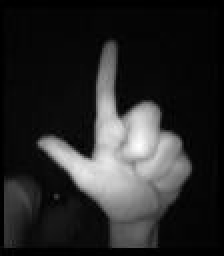
#> input picture raw/L-1616.jpeg, 112 x 128 px, found by its file name (shown 2 times larger)
$ jupyter execute --allow-errors removebackground_scrapped.ipynb
#> lines starting #> are read from the running program, lines starting #| are printed output that depends on the picture; after the words box and inside, x2 and y2 are one past the last pixel; in counts of white or black regions, pixels touching at a corner belong together
#> (a cell that did not finish here is left out)

[cell 2]
import cv2
import cvzone
import numpy as np

#> (a cell that did not finish here is left out)

[cell 4]
croppedHandPhotosFolder = "leapCropped"
fileName = "L-1616.jpeg"
# fileName = "B-2000.jpeg"
readPath = f"train/{croppedHandPhotosFolder}/{fileName}"
img = cv2.imread(readPath)
#> img is the input picture: shape (128, 112, 3); min 0, max 255, mean 40.9

[cell 5]
gray = cv2.cvtColor(img, cv2.COLOR_BGR2GRAY)

[cell 6]
# [28 lines left out: function bgremove1, not called in this run]

def bgremove2(myimage):
    # First Convert to Grayscale
    myimage_grey = cv2.cvtColor(myimage, cv2.COLOR_BGR2GRAY)

    ret,baseline = cv2.threshold(myimage_grey,200,255,cv2.THRESH_TRUNC)

    ret,background = cv2.threshold(baseline,200,255,cv2.THRESH_BINARY)
#> background: shape (128, 112); every value is 0

    ret,foreground = cv2.threshold(baseline,170,255,cv2.THRESH_BINARY_INV)
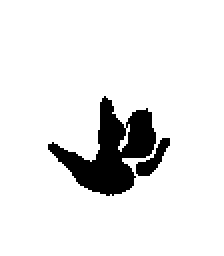
#> foreground: shape (128, 112) (shown 2 times larger); 91% white; 2 black regions, box (x1, y1, x2, y2) and area: (24, 48, 78, 98) 1169, (68, 69, 85, 88) 128

    foreground = cv2.bitwise_and(myimage,myimage, mask=foreground)  # Update foreground with bitwise_and to extract real foreground
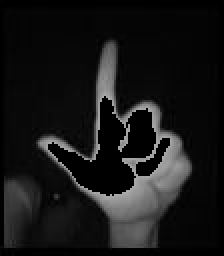
#> foreground: shape (128, 112, 3) (shown 2 times larger); min 0, max 170, mean 22.8

    # Convert black and white back into 3 channel greyscale
    background = cv2.cvtColor(background, cv2.COLOR_GRAY2BGR)
#> background: shape (128, 112, 3); every value is 0

    # Combine the background and foreground to obtain our final image
    finalimage = background+foreground
    return finalimage

# [21 lines left out: function bgremove3, not called in this run]

[cell 7]
im = bgremove2(img)
from matplotlib import pyplot as plt
plt.imshow(cv2.cvtColor(im, cv2.COLOR_BGR2RGB))
plt.show()

[cell 8]
import cv2
import numpy as np

hh, ww = img.shape[:2]
#> hh = 128; ww = 112

# threshold on white
# Define lower and uppper limits
lower = np.array([75 for i in range(3)])
upper = np.array([255, 255, 255])

# Create mask to only select black
thresh = cv2.inRange(img, lower, upper)
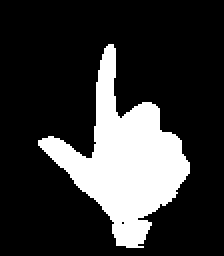
#> thresh: shape (128, 112) (shown 2 times larger); 21.1% white; 1 white region, box (x1, y1, x2, y2) and area: (19, 22, 95, 124) 3032

# apply morphology
kernel = cv2.getStructuringElement(cv2.MORPH_ELLIPSE, (20,20))
morph = cv2.morphologyEx(thresh, cv2.MORPH_CLOSE, kernel)
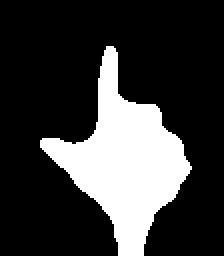
#> morph: shape (128, 112) (shown 2 times larger); 22.8% white; 1 white region, box (x1, y1, x2, y2) and area: (20, 23, 96, 128) 3272

# invert morp image
mask = 255 - morph

# apply mask to image
result = cv2.bitwise_and(img, img, mask=morph)
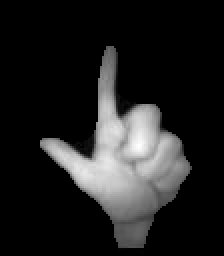
#> result: shape (128, 112, 3) (shown 2 times larger); min 0, max 255, mean 33.2

[cell 9]
from matplotlib import pyplot as plt
plt.imshow(cv2.cvtColor(result, cv2.COLOR_BGR2RGB))
plt.show()

[cell 10]
from matplotlib import pyplot as plt
plt.imshow(cv2.cvtColor(morph, cv2.COLOR_BGR2RGB))
plt.show()
